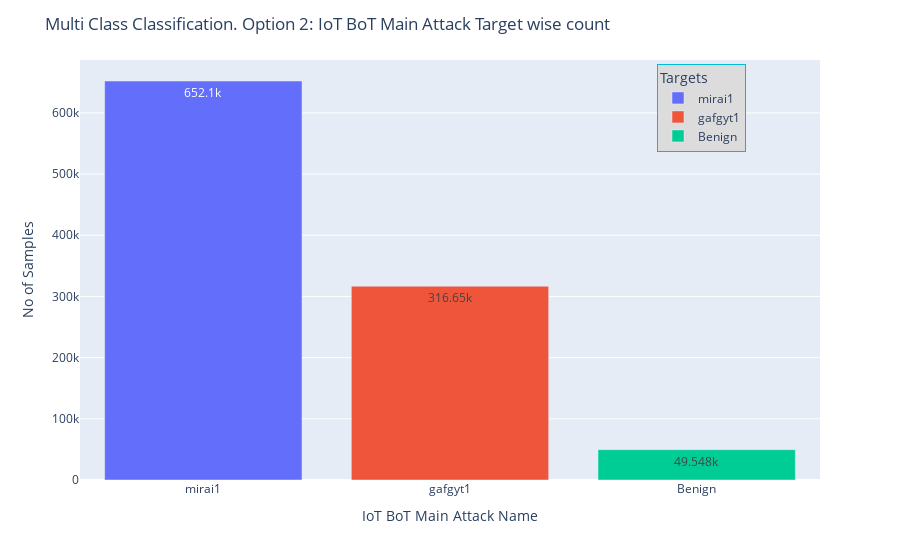

Write notebook code for a chart like this one.
### Code cell
display_bar_chart(main_attack_target_counts, main_attack_target_counts.index, main_attack_target_counts.values, 
                  "Multi Class Classification. Option 2: IoT BoT Main Attack Target wise count", 
                  "IoT BoT Main Attack Name", "No of Samples", 
                  legend_position_dict=legend_position_dict)

### Figure 1 — Plotly figure (JSON) as saved in the notebook; plotly's stock layout.template omitted (floating-point values rounded to 4 significant figures)
{"data": [{"alignmentgroup": "True", "hovertemplate": "target=%{x}<br>y=%{y}<extra></extra>", "legendgroup": "mirai1", "marker": {"color": "#636efa", "pattern": {"shape": ""}}, "name": "mirai1", "offsetgroup": "mirai1", "orientation": "v", "showlegend": true, "textposition": "auto", "texttemplate": "%{y}", "type": "bar", "x": ["mirai1"], "xaxis": "x", "y": [652100], "yaxis": "y"}, {"alignmentgroup": "True", "hovertemplate": "target=%{x}<br>y=%{y}<extra></extra>", "legendgroup": "gafgyt1", "marker": {"color": "#EF553B", "pattern": {"shape": ""}}, "name": "gafgyt1", "offsetgroup": "gafgyt1", "orientation": "v", "showlegend": true, "textposition": "auto", "texttemplate": "%{y}", "type": "bar", "x": ["gafgyt1"], "xaxis": "x", "y": [316650], "yaxis": "y"}, {"alignmentgroup": "True", "hovertemplate": "target=%{x}<br>y=%{y}<extra></extra>", "legendgroup": "Benign", "marker": {"color": "#00cc96", "pattern": {"shape": ""}}, "name": "Benign", "offsetgroup": "Benign", "orientation": "v", "showlegend": true, "textposition": "auto", "texttemplate": "%{y}", "type": "bar", "x": ["Benign"], "xaxis": "x", "y": [49548], "yaxis": "y"}], "layout": {"barmode": "relative", "legend": {"bgcolor": "#dcdcdc", "bordercolor": "#00BCD4", "borderwidth": 1, "orientation": "v", "title": {"text": "Targets"}, "tracegroupgap": 0, "x": 0.9, "xanchor": "right", "y": 0.99, "yanchor": "top"}, "margin": {"t": 60}, "title": {"text": "Multi Class Classification. Option 2: IoT BoT Main Attack Target wise count"}, "xaxis": {"anchor": "y", "categoryarray": ["mirai1", "gafgyt1", "Benign"], "categoryorder": "array", "domain": [0, 1], "title": {"text": "IoT BoT Main Attack Name"}}, "yaxis": {"anchor": "x", "domain": [0, 1], "title": {"text": "No of Samples"}}}}
